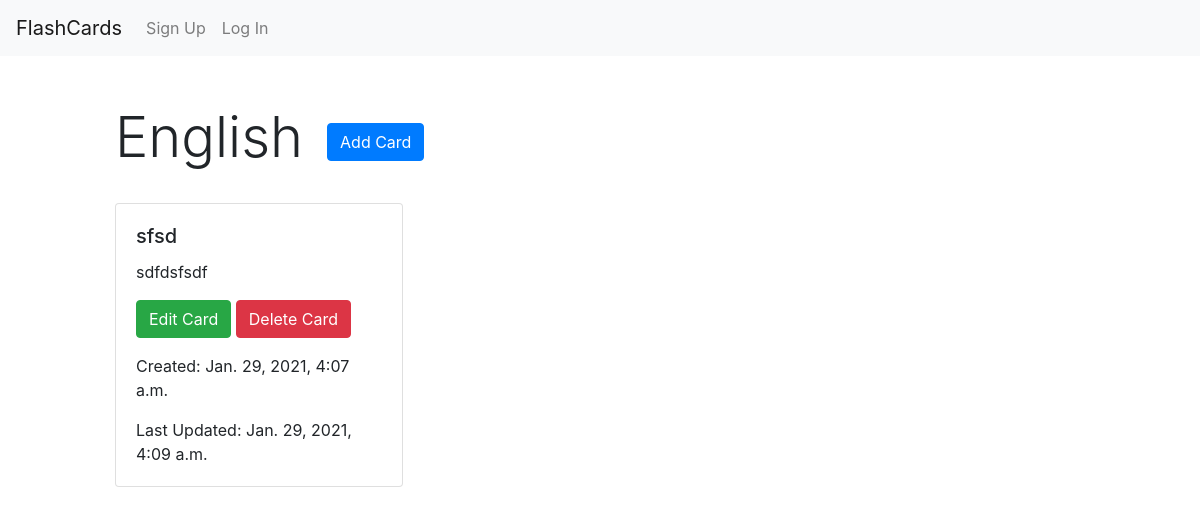
Screenshot of /deck/2 with the database file from the repository.
### flashapp/models.py (models this page shows)
class Deck(models.Model):
    title = models.TextField(max_length=150)
    user = models.ForeignKey(User, on_delete=models.CASCADE)

class Card(models.Model):
    title = models.TextField(max_length=150)
    notes = models.TextField(max_length=300)
    deck = models.ForeignKey(Deck, on_delete=models.CASCADE)
    date_created = models.DateTimeField(default=timezone.now())
    date_updated = models.DateTimeField(default=timezone.now())

### flashapp/views.py (the view)
# urls.py: path('deck/<deck>', views.deck, name="deck"),
def deck(request, deck):
    current_deck = Deck.objects.get(id=deck)
    cards = Card.objects.filter(deck_id=deck)
    return render(request, 'deck.html', {"deck": current_deck, "cards": cards})

### flashapp/templates/deck.html (shortened to what this page needs)
{% extends 'base.html' %}
{% load tz %}
{% block content %}
<div class="container-fluid">
    <div class="row mt-5">
        <div class="col-1"></div>
        <div class="col-10 d-flex justify-content-left align-items-center">
            <h1 class="display-4">{{ deck.title }}</h1>
            <a href="{% url 'add-card' deck=deck.id %}" class="btn btn-primary my-2 ml-4">Add Card</a>
        </div>
        <div class="col-1"></div>
    </div>
    <div class="row mt-4">
        <div class="col-1"></div>
        <div id="deck-container" class="col-10">
            {% for card in cards %}
            <div class="card" style="width: 18rem;">
                <div class="card-body">
                    <h5 class="card-title">{{ card.title }}</h5>
                    <p class="card-text">{{ card.notes }}</p>
                    <a href="{% url 'edit-card' card=card.id %}" class="btn btn-success">Edit Card</a>
                    <a href="{% url 'delete' card=card.id%}"class="btn btn-danger">Delete Card</a>
                    <p class="card-text mt-3">{% localtime on %} Created: {{ card.date_created }} {% endlocaltime %}</p>
                    <p class="card-text mt-3">{% localtime on %} Last Updated: {{ card.date_updated }} {% endlocaltime %}</p>
                </div>
            </div>
            {% endfor %}
        </div>
        <div class="col-1"></div>
    </div>
</div>
{% endblock %}

### flashapp/static/style.css (style rules this page uses)
#deck-container { display: grid; grid-template-columns: repeat(3, 1fr); grid-template-rows: repeat(3, 1fr); row-gap: 15px; }

### rows the page displays
Deck: title "English"
Card: title "sfsd", notes "sdfdsfsdf", date_created "Jan. 29, 2021, 4:07 a.m.", date_updated "Jan. 29, 2021, 4:09 a.m."
